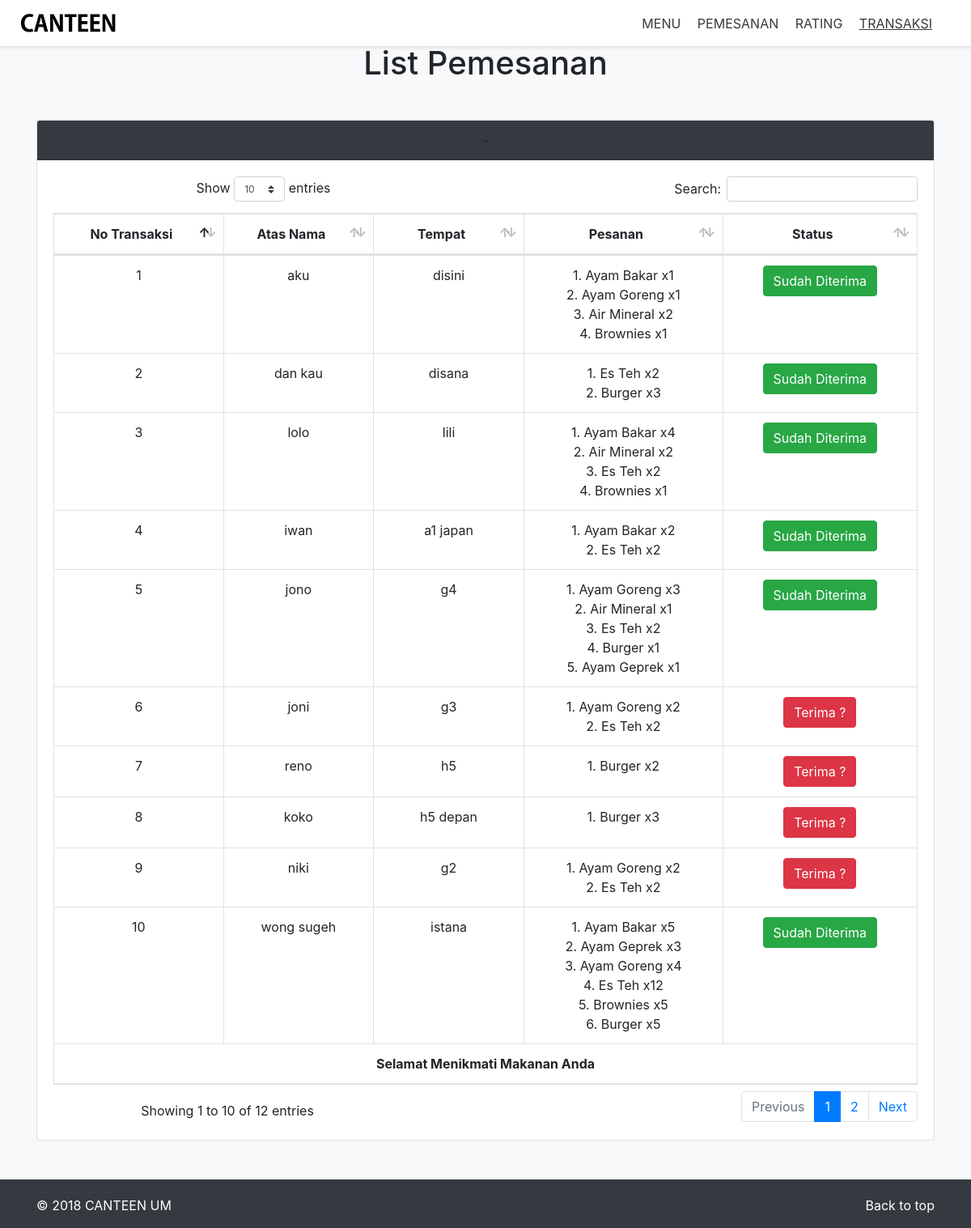
Page /transaksi.php on the committed database.
### tables this page shows
CREATE TABLE `konsumen` (
  `nama` varchar(50) NOT NULL,
  `tempat` varchar(50) NOT NULL,
  `no_telp` varchar(15) NOT NULL,
  `waktu_pesan` varchar(50) NOT NULL,
  `id_pesanan` int(11) NOT NULL,
  `status` varchar(20) NOT NULL DEFAULT 'Waiting'
);

CREATE TABLE `pesanan` (
  `id_pesanan` int(11) NOT NULL,
  `menu` varchar(50) NOT NULL,
  `jumlah` int(11) DEFAULT '1',
  `harga` int(11) NOT NULL,
  `rating` int(11) NOT NULL
);

### transaksi.php (the view, shortened to what this page needs)
<!DOCTYPE html>
<html lang="en">
  <head>
    <link rel="stylesheet" href="dist/css/bootstrap.min.css">
    <link href="dist/table/vendor/bootstrap/css/bootstrap.min.css" rel="stylesheet">
    <link href="dist/table/vendor/fontawesome-free/css/all.min.css" rel="stylesheet" type="text/css">
    <link href="dist/table/vendor/datatables/dataTables.bootstrap4.css" rel="stylesheet">
    <link href="dist/table/css/sb-admin.css" rel="stylesheet">
  </head>
  <body class="bg-dark" id="page-top">
    <div class="d-flex flex-column flex-md-row align-items-center p-3 px-md-4 mb-3 bg-white border-bottom shadow-sm fixed-top">
      <img class="my-0 mr-md-auto" src="img/logo2.png" height="25px">
      <nav class="my-2 my-md-0 mr-md-3 text-center">
        <a class="p-2 text-dark" href="index.php">MENU</a>
        <a class="p-2 text-dark" href="identitas.php">PEMESANAN</a>
        <a class="p-2 text-dark" href="rating.php">RATING</a>
        <a class="p-2 text-dark" style="text-decoration: underline;" href="transaksi.php">TRANSAKSI</a>
      </nav>
    </div>
    <main role="main">
      <div id="carouselExampleIndicators" class="carousel slide" data-ride="carousel">
        <div class="carousel-inner">
          <div class="carousel-item active">
          </div>
        </div>
        <a class="carousel-control-prev" href="#carouselExampleIndicators" role="button" data-slide="prev">
        </a>
        <a class="carousel-control-next" href="#carouselExampleIndicators" role="button" data-slide="next">
        </a>
      </div>
      <div class="album p-4 bg-light">
        <h1 class="p-3 jumbotron-heading text-center" style="margin-top: -10px;">List Pemesanan</h1>
        <div class="container" style="margin-top: 30px;">
          <div class="card text-center">
            <div class="card-header bg-dark">
              -
            </div>
            <div class="card-body">
              <div class="table-responsive">
                <table class="table table-bordered" id="dataTable" width="100%" cellspacing="0">
                  <thead class="text-center">
                    <tr>
                      <th>No Transaksi</th>
                      <th>Atas Nama</th>
                      <th>Tempat</th>
                      <th>Pesanan</th>
                      <th>Status</th>
                    </tr>
                  </thead>
                  <tfoot class="text-center">
                    <tr>
                      <th colspan="5">Selamat Menikmati Makanan Anda</th>
                    </tr>
                  </tfoot>
                  <tbody class="text-center">
       <?php
       $conn = mysqli_connect("localhost","root","","kantinum");
       $user= mysqli_query($conn, "SELECT * FROM konsumen");
                   while($hasil = mysqli_fetch_array($user)){ ?>
                    <tr>
                      <td scope="row"><?php echo $hasil['id_pesanan'] ?></td>
                      <td><?php echo $hasil['nama'] ?></td>
                      <td><?php echo $hasil['tempat'] ?></td>
                      <td><?php
      $no=1;
      $pesanan= mysqli_query($conn, "SELECT * FROM pesanan WHERE id_pesanan=$hasil[id_pesanan]");
       while($pesan = mysqli_fetch_array($pesanan)){
                    echo $no,'. ',$pesan['menu'],' x',$pesan['jumlah'],'<br/>';
                    $no++;
                   }?>
                      </td>
                      <td>
                        <?php
                        if ($hasil['status'] == 'diterima') { ?>
                        <button type="button" class="btn btn-success">Sudah Diterima</button>
                        <?php }
                        else echo'
                          <a href="transaksi_act.php?id='.$hasil['id_pesanan'].'" class="btn btn-danger" >Terima ?</a>
                        </td>
                    </tr>';
                     } ?>
                    </tbody>
                </table>
              </div>
            </div>
          </div><br>
        </div>
      </div>
    </main>
    <footer class="text-white bg-dark" style="margin-top: 20px;">
      <div class="container">
        <p class="float-right">
          <a class="text-white" href="#">Back to top</a>
        </p>
        <p>&copy; 2018 CANTEEN UM</p>
      </div>
    </footer>
  </body>
</html>

### rows in the picture
konsumen: id_pesanan "1", nama "aku", tempat "disini", status "Sudah Diterima"
pesanan: menu "Ayam Bakar", jumlah "1"
pesanan: menu "Ayam Goreng", jumlah "1"
pesanan: menu "Air Mineral", jumlah "2"
pesanan: menu "Brownies", jumlah "1"
konsumen: id_pesanan "2", nama "dan kau", tempat "disana", status "Sudah Diterima"
pesanan: menu "Es Teh", jumlah "2"
pesanan: menu "Burger", jumlah "3"
konsumen: id_pesanan "3", nama "lolo", tempat "lili", status "Sudah Diterima"
pesanan: menu "Ayam Bakar", jumlah "4"
pesanan: menu "Air Mineral", jumlah "2"
pesanan: menu "Es Teh", jumlah "2"
pesanan: menu "Brownies", jumlah "1"
konsumen: id_pesanan "4", nama "iwan", tempat "a1 japan", status "Sudah Diterima"
pesanan: menu "Ayam Bakar", jumlah "2"
pesanan: menu "Es Teh", jumlah "2"
konsumen: id_pesanan "5", nama "jono", tempat "g4", status "Sudah Diterima"
pesanan: menu "Ayam Goreng", jumlah "3"
pesanan: menu "Air Mineral", jumlah "1"
pesanan: menu "Es Teh", jumlah "2"
pesanan: menu "Burger", jumlah "1"
pesanan: menu "Ayam Geprek", jumlah "1"
konsumen: id_pesanan "6", nama "joni", tempat "g3"
pesanan: menu "Ayam Goreng", jumlah "2"
pesanan: menu "Es Teh", jumlah "2"
konsumen: id_pesanan "7", nama "reno", tempat "h5"
pesanan: menu "Burger", jumlah "2"
konsumen: id_pesanan "8", nama "koko", tempat "h5 depan"
pesanan: menu "Burger", jumlah "3"
konsumen: id_pesanan "9", nama "niki", tempat "g2"
pesanan: menu "Ayam Goreng", jumlah "2"
pesanan: menu "Es Teh", jumlah "2"
konsumen: id_pesanan "10", nama "wong sugeh", tempat "istana", status "Sudah Diterima"
pesanan: menu "Ayam Bakar", jumlah "5"
pesanan: menu "Ayam Geprek", jumlah "3"
pesanan: menu "Ayam Goreng", jumlah "4"
pesanan: menu "Es Teh", jumlah "12"
pesanan: menu "Brownies", jumlah "5"
pesanan: menu "Burger", jumlah "5"
